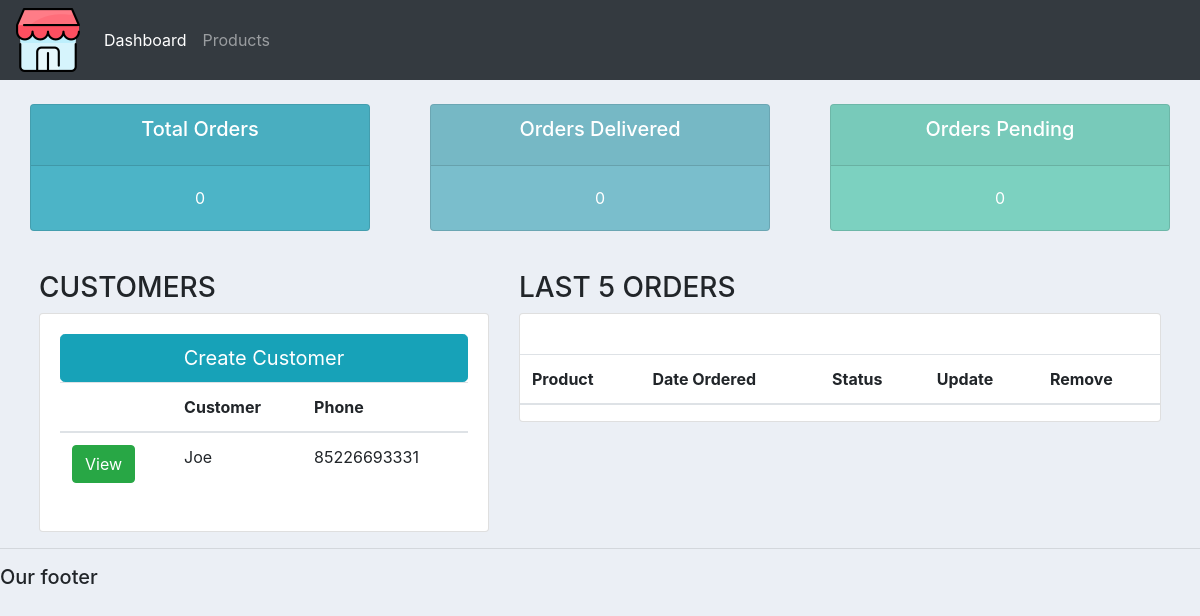
The app's page /, older data.
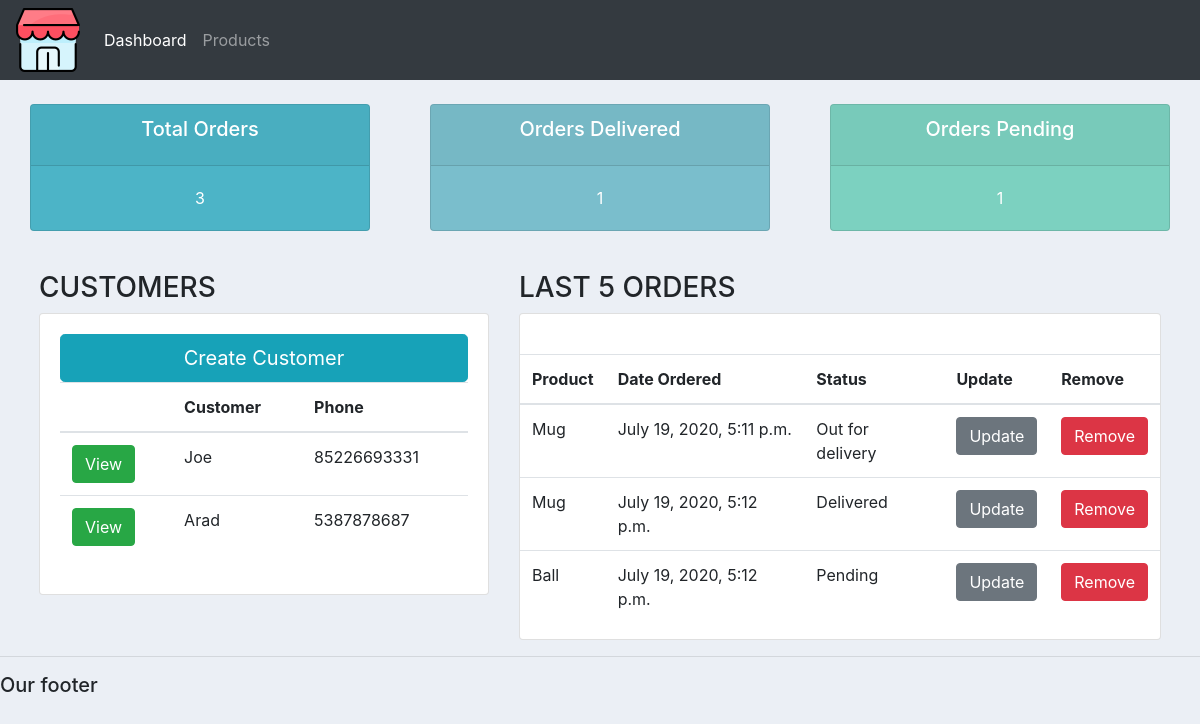
The same page, newer data.
### accounts/models.py (models this page shows, shortened)
class Customer(models.Model):
    name = models.CharField(max_length=200, null=True)
    phone =models.CharField(max_length=200)
    email = models.CharField(max_length=200)
    date_created = models.DateTimeField(auto_now_add=True, null=True)

class Order(models.Model):
    STATUS = (
        ('Pending','Pending'),
        ('Out for delivery', 'Out for delivery'),
        ('Delivered','Delivered')
    )
    customer = models.ForeignKey(Customer, null=True, on_delete = models.SET_NULL)
    product = models.ForeignKey(Product, null=True,on_delete=models.SET_NULL)
    date_created = models.DateTimeField(auto_now_add=True, null=True)
    status = models.CharField(max_length=200, null=True, choices=STATUS)
    note = models.CharField(max_length=1000, null=True)

class Product(models.Model):
    CATEGORYS = (
        ('Indoor','Indoor'),
        ('Out of door','Out of door')
    )
    name = models.CharField(max_length=200, null=True)
    price = models.FloatField(null=True)
    category = models.CharField(max_length=200, null=True, choices=CATEGORYS)
    description = models.CharField(max_length=200, null=True, blank=True)
    date_created = models.DateTimeField(auto_now_add=True, null=True)
    tags = models.ManyToManyField(Tag)

### accounts/views.py (the view)
# urls.py: path('', views.home, name="home"),
def home(request):
    customers = Customer.objects.all()
    orders = Order.objects.all()
    total_customers = customers.count()
    total_orders = orders.count()
    delivered = orders.filter(status='Delivered').count()
    pending = orders.filter(status='Pending').count()
    context = {"orders":orders, "customers":customers,'total_orders':total_orders,'total_customers':total_customers,'delivered':delivered, 'pending':pending}
    return render(request, 'accounts/dashboard.html', context)

### accounts/templates/accounts/dashboard.html
{% extends 'accounts/main.html' %}
{% block content %}
<br>
{% include 'accounts/status.html' %}
<br>
<div class="row px-4">
    <div class="col-md-5">
      <h3>CUSTOMERS</h3>
      <div class="card">
          <div class="card-body">
              <button type="button" class="btn btn-info btn-lg btn-block">Create Customer</button>
              <table class="table">
                  <thead>
                    <tr>
                      <th></th>
                      <th scope="col">Customer</th>
                      <th scope="col">Phone</th>
                    </tr>
                  </thead>
                  <tbody>
                      {% for customer in customers %}
                      <tr>
                        <td><a  class="btn btn-success" href="{% url 'customer' customer.id %}">View</a></td>
                        <td>{{customer.name}}</td>
                        <td>{{customer.phone}}</td>
                      </tr>
                      {% endfor %}
                  </tbody>
              </table>
          </div>
      </div>
    </div>
    <div class="col-md-7">
      <h3>LAST 5 ORDERS</h3>
      <div class="card">
          <div class="card-body">
          </div>
          <table class="table">
            <thead>
              <tr>
                <th scope="col">Product</th>
                <th scope="col">Date Ordered</th>
                <th scope="col">Status</th>
                <th scope="col">Update</th>
                <th scope="col">Remove</th>
              </tr>
            </thead>
            <tbody>
                {% for order in orders %}
                <tr>
                    <td>{{order.product.name}}</td>
                    <td>{{order.date_created}}</td>
                    <td>{{order.status}}</td>
                    <td><a class="btn btn-secondary" href="{% url 'update_order' order.id %}" >Update</a></td>
                    <td><a class="btn btn-danger" href="{% url 'delete_order' order.id %}" >Remove</a></td>
                </tr>
                {% endfor %}
            </tbody>
        </table>
      </div>
    </div>
</div>
{% endblock %}

Row changes from the older to the newer data that the page shows:
added Customer: name "Arad", phone "5387878687"
added Order: product.name "Mug", date_created "July 19, 2020, 5:11 p.m.", status "Out for delivery"
added Order: product.name "Mug", date_created "July 19, 2020, 5:12 p.m.", status "Delivered"
added Order: product.name "Ball", date_created "July 19, 2020, 5:12 p.m.", status "Pending"
Text that changed along with them:
{{ total_orders }}: "0" → "3"
{{ delivered }}: "0" → "1"
{{ pending }}: "0" → "1"
